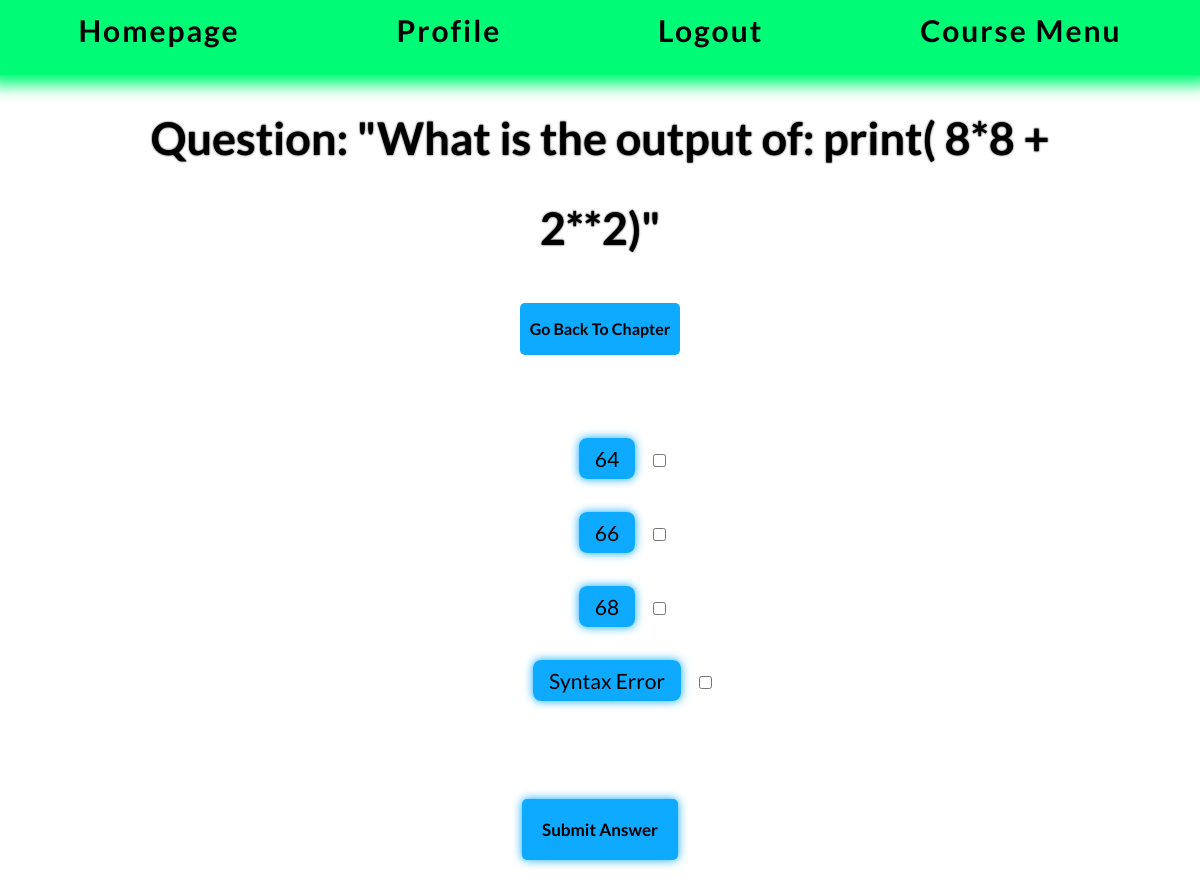
The page /course/Chapter/3/Quiz/ (signed in) on the database its author committed.
### course/models.py (models this page shows, shortened)
class Question(models.Model):
    chapter = models.ForeignKey(Chapter, on_delete=models.CASCADE, default="")
    question_code_text = models.TextField(max_length=1500, default=None,blank=True, null=True)
    question_text = models.CharField(max_length=200,default="Question_text")
    pub_date = models.DateTimeField("date published")
    explanation = models.TextField(default="Explanation")

class Choice(models.Model):
    question = models.ForeignKey(Question, on_delete=models.CASCADE)
    choice_text = models.CharField(max_length=200)
    votes = models.IntegerField(default=0)
    correct_choice = models.BooleanField(default=False)

### course/views.py (the view)
# urls.py: path('Chapter/<int:chapter_id>/Quiz/', views.QuizView,name='Quiz_url'),
@login_required
def QuizView(request,chapter_id):
    try:
        CurrentChapter = Chapter.objects.get(id=chapter_id)
        QuizQuestion = Question.objects.get(chapter=CurrentChapter)
    except (KeyError, Question.DoesNotExist):
        return(render(request,'course/ObjectDoesNotExist.html',{'object':'Quiz','error_message':error_message}))
    else:
        return render(request, 'course/question_base.html',{'question':QuizQuestion,'chapter':CurrentChapter})

### course/templatetags/course_in_category.py (called while the page is built)
@register.filter #LETS GO FIRST TRY I'M SO GOOD AT PYTHON LETS GOOOOO
def user_tag(content,user):
    return content.replace('{{ user.username }}',user.username)

### course/templates/course/question_base.html (shortened to what this page needs)
{% extends 'course/topbar.html' %}
{% load static %}
{% load course_in_category %}
    {% block content %}
            <div class="title">
                <h1>Question: "{{ question.question_text }}"</h1>
            </div>
     <div class="flex_container" id="flex_container_quiz">
                    <a href="{% url 'course:Chapter_url' chapter.id %}">Go Back To Chapter</a>
            </div>
                <form action ="{% url 'course:Results_url' chapter.id %}" method="post">
                    <fieldset>
                                 <div class="quiz_choices">
                        {% for choice in question.choice_set.all %}
                            <br>
                            <label for="{{ choice.choice_text }}"class="label">{{ choice.choice_text|user_tag:user }}</label>
                            <input class="checkbox" id="{{ choice.choice_text }}" type="checkbox" name="choice" value="{{choice.id}}">
                        {% endfor %}
                                         </div>
                        <div class="button">
                            <h1> <input type="submit" id="submit" value="Submit Answer" style="font-family:'Lato'"> </h1>
                        </div>
                        </fieldset>
                </form>
    {% endblock %}

### course/static/base.css (style rules this page uses)
:root { --black: #031A0D; --darker_green: #00c05b; --light_green: #00fb77; --lighter_green: #33FF94; --purple: #b357eb; --pink: #EB4BA2; --mg: #58eb40; --red: #eb3928; --yellow: #cce34; --offwhite: #B7BFEB; --grey: #e0e0e0; --color-primary-0: #00FF77; --color-primary-1: #A4FFCE; --color-primary-2: #70FFB2; --color-primary-3: #009947; --color-primary-4: #007637; --color-primary-5: #0DAAFF; --color-primary-6: #0083ca; --color-primary-7: #FF3900; --code_text: #f9f5fc; --border: solid var(--color-primary-3) 2px; --code_bg: #2B3245; --wide: 75%; --narrow: 50%; }
html { margin-left: 100px; margin-right: 100px; margin-top: 85px; margin-bottom: 85px; text-align: center; font-family: "Lato"; line-height: 2; }
.flex_container { display: flex; flex-direction: column; justify-content: center; align-items: center; }
.login,input { text-align: left; justify-content: left; margin-left: 50px; }
.quiz_choices { margin-top: 45px; margin-bottom: 45px; margin-left: 60px; }
.checkbox { margin-bottom: 45px; font-size: 15px; box-shadow: none; }
input { padding: 15px; margin: 15px; border-radius: 15px; margin-top: 15px; border: var(--border); background-color: var(--light_green); box-shadow: 0px 0px 10px var(--light_green); -webkit-transition: all .3s ease; -moz-transition: all .3s ease; -o-transition: all .3s ease; -ms-transition: all .3s ease; transition: all .3s ease; font-size: 21px; }
#submit { background-color: var(--color-primary-5); border: none; border-radius:5px; color: black; font-family: "Lato"; padding: 20px 20px; margin: 20px 20px; font-size: 17px; font-weight: bold; cursor: pointer; box-shadow: 0px 0px 10px var(--color-primary-5); -webkit-transition: all 1s ease; -moz-transition: all 1s ease; -o-transition: all 1s ease; -ms-transition: all 1s ease; transition: all 1s ease; }
label { background: var(--color-primary-5); box-shadow: 0px 0px 10px var(--color-primary-5); padding: 0.5rem 1rem; border-radius: 0.5rem; font-size: 21px; }
#flex_container_quiz { display: flex; }
fieldset { border: none; }
h1 { font-size: 45px; text-shadow: 0px 0px 2px black; }
a { font-style: normal; color: black; font-weight: bold; text-decoration: none; padding: 10px; border-radius: 5px; background-color: var(--color-primary-5); margin: auto; }

### rows shown on the page
Question: question_text "What is the output of: print( 8*8 + 2**2)"
Choice: choice_text|user_tag "64"
Choice: choice_text|user_tag "66"
Choice: choice_text|user_tag "68"
Choice: choice_text|user_tag "Syntax Error"
